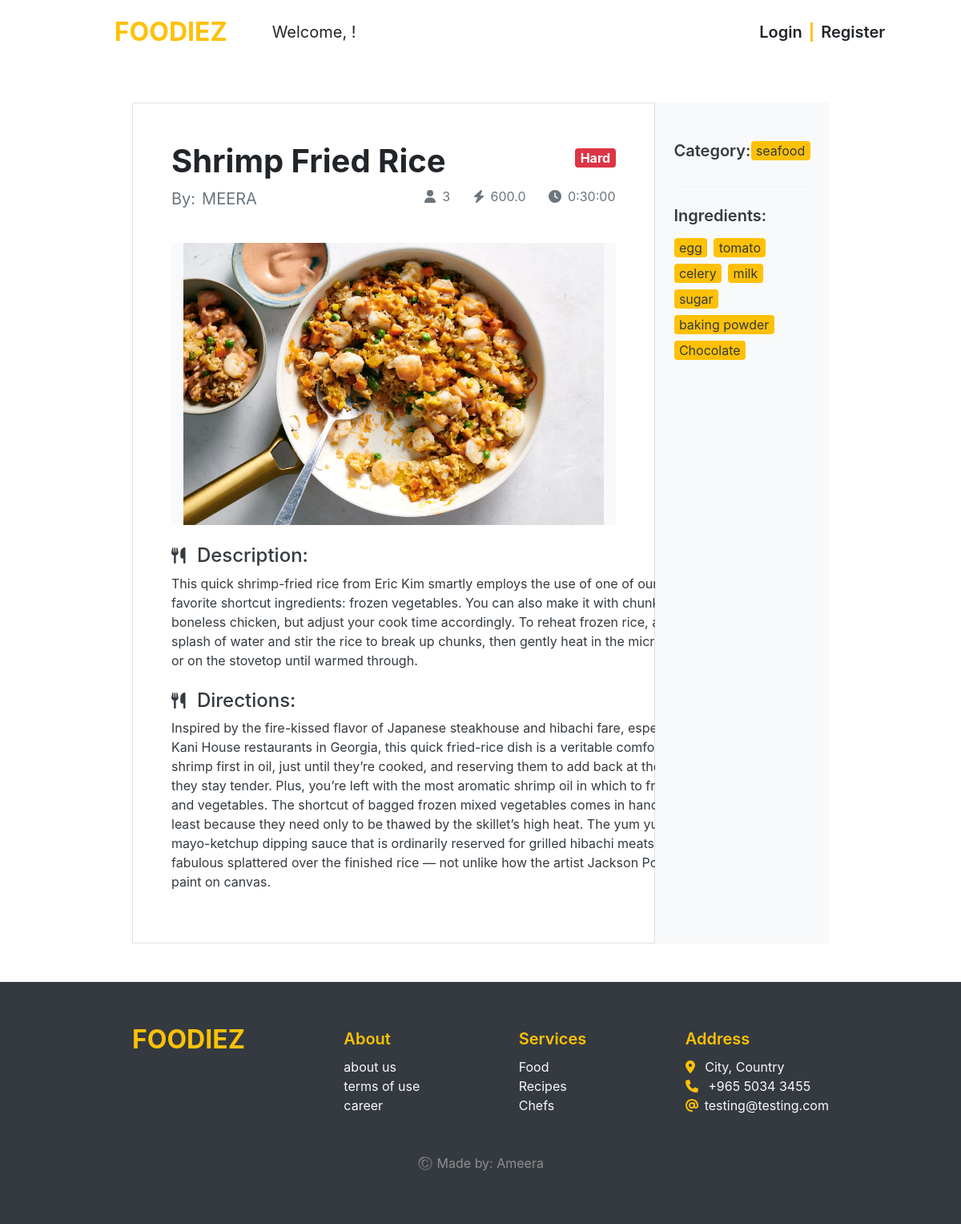
The page /recipe/29/ on the database its author committed.
### food/models.py (models this page shows, shortened)
class Recipe(models.Model):
    difficulty_choices = [
        ("Easy", "Easy"),
        ("Medium", "Medium"),
        ("Hard", "Hard"),
    ]
    created_by = models.ForeignKey(User, on_delete=models.CASCADE, related_name="created_by")
    name = models.CharField(max_length=200)
    difficulty = models.CharField(choices=difficulty_choices, max_length=15)
    duration = models.DurationField(default= timedelta(minutes=30))
    calories = models.FloatField(validators=[MinValueValidator(1), MaxValueValidator(10000)])
    serving = models.PositiveIntegerField(default=1)
    category = models.ForeignKey(Category, on_delete=models.CASCADE ,related_name="category")
    ingredients = models.ManyToManyField(Ingredient, related_name="ingredients")
    image = models.ImageField(upload_to="recipes/", default= "static/placeholder.png") # add a default image in static files
    description = models.TextField()
    directions = models.TextField()
    editor_pick = models.BooleanField(default=False)

class Category(models.Model):
    name = models.CharField(max_length=100, unique=True)
    def __str__(self) -> str:
        return self.name

class Ingredient(models.Model):
    name = models.CharField(max_length=100, unique=True)

### food/views.py (the view)
# urls.py: path("recipe/<int:recipe_id>/", views.recipe_detail_view, name="recipe-detail"),
def recipe_detail_view(request, recipe_id):
    recipe = Recipe.objects.get(id=recipe_id)
    context = {
        "recipe": recipe,
    }
    return render(request, "pages/recipe_detail.html", context)

### food/context_processor.py (called while the page is built)
def processor(request):
    register_form = RegisterForm()
    login_form = LoginForm()
    return {'register_form': register_form, "login_form": login_form,}

### food/templates/pages/recipe_detail.html (shortened to what this page needs)
{% extends 'base.html' %}
{% load bootstrap4 %}
{% block content %}
<section class="w-100 d-flex justify-content-center py-5">
    <div class="container w-75 d-flex">
        <div class="border w-75 p-5">
            <div class="d-flex justify-content-between align-items-center">
                <h1 class="fw-bold" style="text-transform: capitalize;">{{recipe.name}}</h1>
                {% if recipe.difficulty == "Easy" %}
                <p><span class="badge text-bg-success fs-6">{{ recipe.difficulty }}</span></p>
                {% elif recipe.difficulty == "Medium" %}
                <p><span class="badge text-bg-warning fs-6">{{ recipe.difficulty }}</span></p>
                {% elif recipe.difficulty == "Hard" %}
                <p><span class="badge text-bg-danger fs-6">{{ recipe.difficulty }}</span></p>
                {% else %}
                null
                {% endif %}
            </div>
            <div class="d-flex justify-content-between">
                <div class="d-flex text-muted fs-5">
                    <span class="me-2">By: </span>
                    <p class="text-uppercase">{{ recipe.created_by }}</p>
                </div>
                <div class="text-muted fs-6">
                    <span class="ms-4"><i class="fa-solid fa-user me-2"></i>{{ recipe.serving }}</span>
                    <span class="ms-4"><i class="fa-solid fa-bolt me-2"></i>{{ recipe.calories }}</span>
                    <span class="ms-4"><i class="fa-solid fa-clock me-2"></i>{{ recipe.duration }}</span>
                </div>
            </div>
            <div class="container bg-light mt-4">
                <center>
                    <img src="{{ recipe.image.url }}" alt="" class="img-fluid">
                </center>
            </div>
            <div class="mt-4 text-dark">
                <h5 class="fs-4"><i class="fa-solid fa-utensils me-2 fs-5"></i> Description:</h5>
                <p style="width: 65ch;">{{ recipe.description }}</p>
                <h5 class="mt-4 fs-4"><i class="fa-solid fa-utensils me-2 fs-5"></i> Directions: </h5>
                <p style="width: 70ch;">{{ recipe.directions }}</p>
            </div>
        </div>
    <div class="d-flex flex-column bg-light py-5 px-4 w-25 ">
        <div class="text-dark">
        <div class="d-flex justify-content-between align-items-center ">
            <h4 class="mb-3 fs-5 fw-semibold">Category: </h4>
            <p class="badge badge-warning fs-6 fw-normal text-dark">{{ recipe.category }}</p>
        </div>
        <hr>
        <div class="pt-2">
            <h4 class="mb-3 fs-5 fw-semibold">Ingredients: </h4>
            <div class="d-flex flex-wrap">
                {% for ing in recipe.ingredients.all %}
                <span class="badge badge-warning text-dark fs-6 fw-normal me-2 mb-2">{{ ing.name }}</span>
                {% endfor %}
            </div>
        </div>
    </div>
    </div>
    </div>
</section>
{% endblock content %}

### food/static/css/styles.css (style rules this page uses)
body { height: 100vh; font-family: 'inter', sans-serif; }

### rows shown on the page
Recipe: name "Shrimp Fried Rice", difficulty "Hard", created_by "MEERA", serving "3", calories "600.0", duration "0:30:00", image (picture), description "This quick shrimp-fried rice from Eric Kim smartly employs the use of one of our favorite shortcut ingredients: frozen vegetables. You can also make it with chunks of boneless chicken, but adjust your cook time accordingly. To reheat frozen rice, add a splash of water and stir the rice to break up chunks, then gently heat in the microwave or on the stovetop until warmed through.", directions "Inspired by the fire-kissed flavor of Japanese steakhouse and hibachi fare, especially at the Kani House restaurants in Georgia, this quick fried-rice dish is a veritable comfort. Frying the shrimp first in oil, just until they’re cooked, and reserving them to add back at the end means they stay tender. Plus, you’re left with the most aromatic shrimp oil in which to fry the rice and vegetables. The shortcut of bagged frozen mixed vegetables comes in handy here, not least because they need only to be thawed by the skillet’s high heat. The yum yum sauce, a mayo-ketchup dipping sauce that is ordinarily reserved for grilled hibachi meats, tastes fabulous splattered over the finished rice — not…", category "seafood"
Ingredient: name "egg"
Ingredient: name "tomato"
Ingredient: name "celery"
Ingredient: name "milk"
Ingredient: name "sugar"
Ingredient: name "baking powder"
Ingredient: name "Chocolate"
